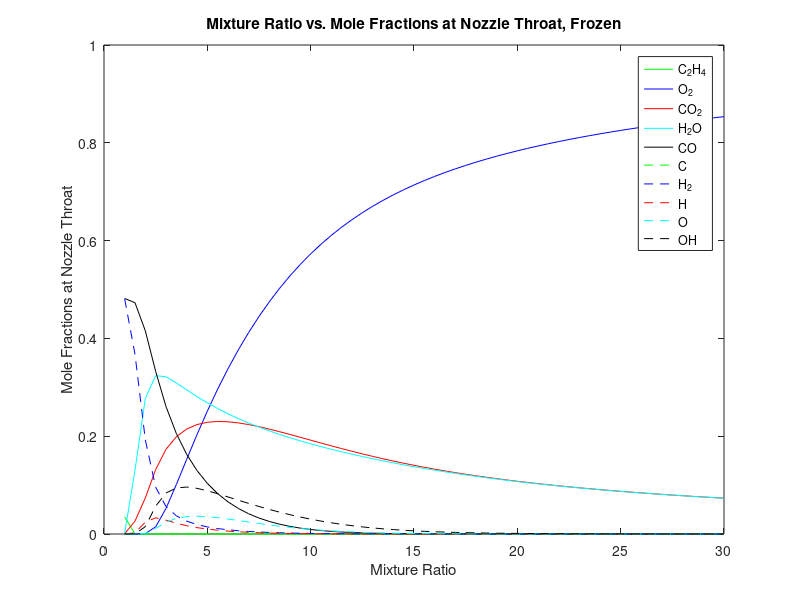

MATLAB code to generate this figure: (Note: this script raises an error after producing the figure.)
function [ ] = graphthethings()

% Cstar and mix ratio for lab data
load('bradycheated.mat');
i1 = start_index;
i2 = final_index;

Po = mean(chamP(i1:i2)) * 1000 + 101325;
D = 0.605; %inches
D = D / 39.370; %meters
At = pi * D^2 / 4;
t = time(i2) - time(i1); %secs
m_dot_fuel = mfuel / 10^3 / t; %kg
m_dot_O2 = mean(m_dot_O2(i1:i2)); 
mdot = m_dot_fuel + m_dot_O2;

cstar_lab = Po / (mdot / At);
mixRatio_lab = m_dot_O2 / m_dot_fuel;

load('final.mat');

figure;
plot(mixRatio, X_frozen_t(iC2H4,:),'g')
hold on;
plot(mixRatio, X_frozen_t(iO2,:),'b')
plot(mixRatio, X_frozen_t(iCO2,:),'r')
plot(mixRatio, X_frozen_t(iH2O,:),'c')
plot(mixRatio, X_frozen_t(iCO,:),'k')
plot(mixRatio, X_frozen_t(iC,:),'--g')
plot(mixRatio, X_frozen_t(iH2,:),'--b')
plot(mixRatio, X_frozen_t(iH,:),'--r')
plot(mixRatio, X_frozen_t(iO,:),'--c')
plot(mixRatio, X_frozen_t(iOH,:),'--k')
xlabel('Mixture Ratio');
ylabel('Mole Fractions at Nozzle Throat');
title('Mixture Ratio vs. Mole Fractions at Nozzle Throat, Frozen');
legend('C_2H_4', 'O_2', 'CO_2', 'H_2O', 'CO', 'C', 'H_2', 'H', 'O', 'OH');
set(gcf, 'color', 'white');
plotfixer;

% Plot of mole ratios for dissociated case
figure;
plot(mixRatio, X_dissoc_t(iC2H4,:),'g')
hold on;
plot(mixRatio, X_dissoc_t(iO2,:),'b')
plot(mixRatio, X_dissoc_t(iCO2,:),'r')
plot(mixRatio, X_dissoc_t(iH2O,:),'c')
plot(mixRatio, X_dissoc_t(iCO,:),'k')
plot(mixRatio, X_dissoc_t(iC,:),'--g')
plot(mixRatio, X_dissoc_t(iH2,:),'--b')
plot(mixRatio, X_dissoc_t(iH,:),'--r')
plot(mixRatio, X_dissoc_t(iO,:),'--c')
plot(mixRatio, X_dissoc_t(iOH,:),'--k')
xlabel('Mixture Ratio');
ylabel('Mole Fractions at Nozzle Throat');
title('Mixture Ratio vs. Mole Fractions at Nozzle Throat, Chemical Equilbrium');
legend('C_2H_4', 'O_2', 'CO_2', 'H_2O', 'CO', 'C', 'H_2', 'H', 'O', 'OH');
set(gcf, 'color', 'white');
plotfixer;

% Plot of mole ratios for frozen case
figure;
plot(mixRatio, X_frozen_e(iC2H4,:),'g')
hold on;
plot(mixRatio, X_frozen_e(iO2,:),'b')
plot(mixRatio, X_frozen_e(iCO2,:),'r')
plot(mixRatio, X_frozen_e(iH2O,:),'c')
plot(mixRatio, X_frozen_e(iCO,:),'k')
plot(mixRatio, X_frozen_e(iC,:),'--g')
plot(mixRatio, X_frozen_e(iH2,:),'--b')
plot(mixRatio, X_frozen_e(iH,:),'--r')
plot(mixRatio, X_frozen_e(iO,:),'--c')
plot(mixRatio, X_frozen_e(iOH,:),'--k')
xlabel('Mixture Ratio');
ylabel('Mole Fractions at Nozzle Exit');
title('Mixture Ratio vs. Mole Fractions at Nozzle Exit, Frozen');
legend('C_2H_4', 'O_2', 'CO_2', 'H_2O', 'CO', 'C', 'H_2', 'H', 'O', 'OH');
set(gcf, 'color', 'white');
plotfixer;

% Plot of mole ratios for dissociated case
figure;
plot(mixRatio, X_dissoc_e(iC2H4,:),'g')
hold on;
plot(mixRatio, X_dissoc_e(iO2,:),'b')
plot(mixRatio, X_dissoc_e(iCO2,:),'r')
plot(mixRatio, X_dissoc_e(iH2O,:),'c')
plot(mixRatio, X_dissoc_e(iCO,:),'k')
plot(mixRatio, X_dissoc_e(iC,:),'--g')
plot(mixRatio, X_dissoc_e(iH2,:),'--b')
plot(mixRatio, X_dissoc_e(iH,:),'--r')
plot(mixRatio, X_dissoc_e(iO,:),'--c')
plot(mixRatio, X_dissoc_e(iOH,:),'--k')
xlabel('Mixture Ratio');
ylabel('Mole Fractions at Nozzle Exit');
title('Mixture Ratio vs. Mole Fractions at Nozzle Exit, Chemical Equilbrium');
legend('C_2H_4', 'O_2', 'CO_2', 'H_2O', 'CO', 'C', 'H_2', 'H', 'O', 'OH');
set(gcf, 'color', 'white');
plotfixer;

% Plot of Throat temperature and stag temperature
figure;
plot(mixRatio, To, 'r', mixRatio, T_t_frozen, '--b', mixRatio, T_t_dissoc, 'b', mixRatio, T_e_frozen, '--g', mixRatio, T_e_dissoc, 'g');
xlabel('Mixture Ratio');
ylabel('Temperature (K)');
title('Mixture Ratio vs. Various Temperatures');
legend('T_0', 'T_t frozen', 'T_t', 'T_e frozen', 'T_e');
set(gcf, 'color', 'white');
plotfixer;

% Plot of c star
figure;
plot(mixRatio, c_star_frozen, '--k', mixRatio, c_star_dissoc, 'k');
hold on;
plot(mixRatio_lab, cstar_lab, '*', 'markersize', 25);
xlabel('Mixture Ratio');
ylabel('c^* (m/s)');
title('c^* vs. Mixture Ratio');
legend('c^* Frozen', 'c^*', 'c^* stock motor run');
ylim([0 6000])
set(gcf, 'color', 'white');
plotfixer;
yL = get(gca, 'YLim');
line([mixRatio_lab, mixRatio_lab], yL, 'Linestyle', '--');
plotfixer;

hold off;

%Plot of Velocity
figure;
plot(mixRatio, V_e_frozen, '--m', mixRatio, V_e_dissoc, 'm');
title('Exit Velocity vs. Mixture Ratio');
legend('V_e frozen', 'V_e');
set(gcf, 'color', 'white');
plotfixer;

%Plot thrust coefficient
figure;
plot(mixRatio, Cf_dissoc);
xlabel('Mixture Ratio');
ylabel('Thrust Coefficient');
title('Thrust Coefficient vs. Mixture Ratio');
set(gcf, 'color', 'white');
plotfixer;

%Plot optimal nozzle expansion ratio
figure;
plot(mixRatio, epsilon_dissoc);
xlabel('Mixture Ratio');
ylabel('Ratio');
title('Optimal Nozzle Expansion Ratio');
set(gcf, 'color', 'white');
plotfixer;

%Plot everything
%Plot of Throat temperature and stag temperature
figure;
plot(mixRatio, To, 'r', mixRatio, T_t_frozen, '--b', mixRatio, T_t_dissoc, 'b', mixRatio, T_e_frozen, '--g', mixRatio, T_e_dissoc, 'g');
xlabel('Mixture Ratio');
ylabel('Temperature (K), Speed (m/s)');
title('Mixture Ratio vs. Various Quantities');
%legend('T_0', 'T_t frozen', 'T_t', 'T_e frozen', 'T_e);
set(gcf, 'color', 'white');
% Plot of c star
hold on;
plot(mixRatio, c_star_frozen, '--k', mixRatio, c_star_dissoc, 'k');
% legend('c^* Frozen', 'c^*');
ylim([0 6000])
set(gcf, 'color', 'white');
%Plot of Velocity
hold on;
plot(mixRatio, V_e_frozen, '--m', mixRatio, V_e_dissoc, 'm');

legend('T_0', 'T_t frozen', 'T_t', 'T_e frozen', 'T_e', ...
    'C^* frozen', 'c^*', 'V_e frozen', 'V_e');

plotfixer;

end

